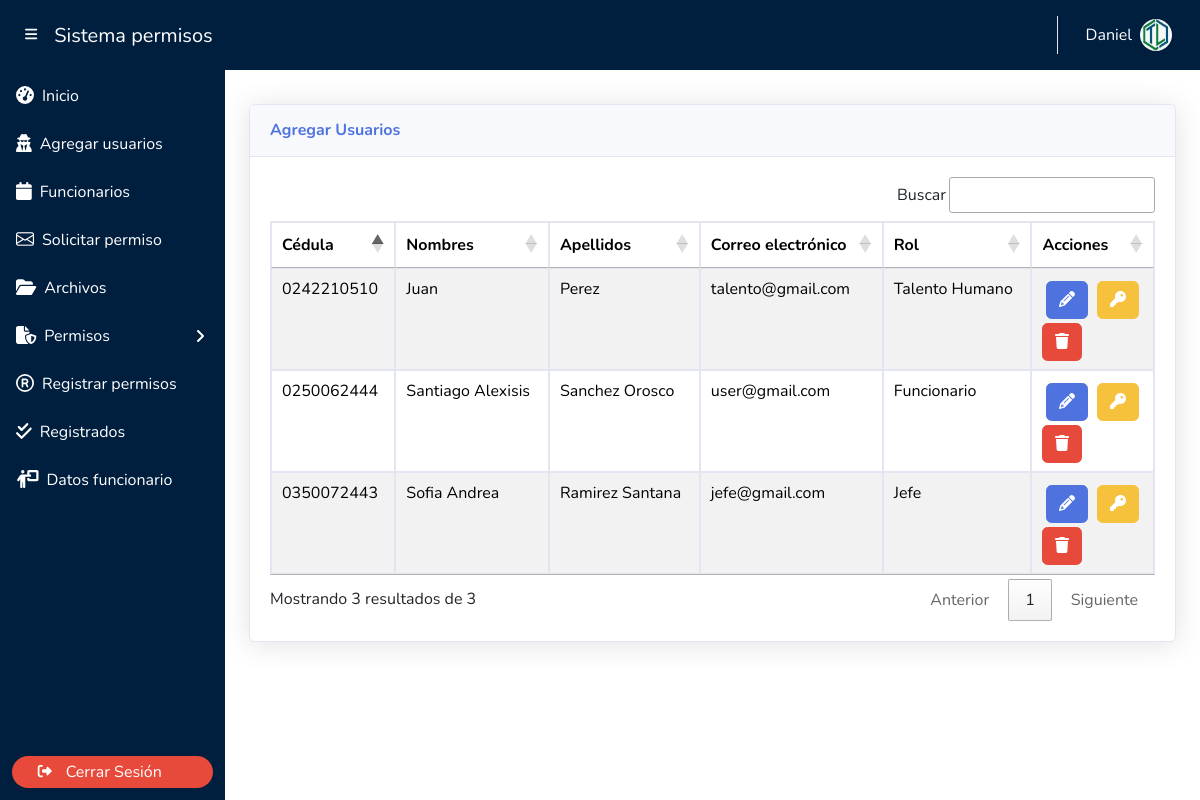
Screenshot of /admin/admin.php (signed in) with the database file from the repository.
### tables this page shows
CREATE TABLE `usuarios` (
  `id_usuarios` int(11) NOT NULL,
  `cedula` varchar(10) NOT NULL,
  `nombres` varchar(200) NOT NULL,
  `apellidos` varchar(200) NOT NULL,
  `email` varchar(250) NOT NULL,
  `usuario` varchar(250) NOT NULL,
  `contraseña` varchar(250) NOT NULL,
  `rol` varchar(400) NOT NULL,
  `fecha_ingreso` date DEFAULT NULL,
  `tiempo_trabajo` int(11) DEFAULT NULL
);

### funciones.php (called while the page is built, shortened)
<?php
function mostrarUsuarios($pdo,$id){
    try {
        $consuta_usuarios = "SELECT id_usuarios,cedula,nombres,apellidos,usuario,contraseña,email,rol,fecha_ingreso,tiempo_trabajo FROM usuarios WHERE id_usuarios <> :id_usuarios AND rol != 'admin'";
        $stmt = $pdo->prepare($consuta_usuarios);
        $stmt->execute([':id_usuarios'=>$id]);
        $resultados = $stmt->fetchAll(PDO::FETCH_ASSOC);
        return $resultados;
    }catch (PDOException $e) {
        return "Error de exención" .$e->getMessage();
    }finally {
        $pdo = null;
    }
}
?>

### admin/admin.php (the view, shortened to what this page needs)
<?php
$id_user = $_SESSION['id_usuarios'];
include_once("../plantilla/header.php")
?>
<div class="container-fluid mt-5">
<?php
include_once "../funciones.php";
include_once "../conexion.php";
$resultados_users = mostrarUsuarios($pdo,$id_user);
?>
        <div class="card shadow mb-4">
            <div class="card-header py-3">
                <h6 class="m-0 font-weight-bold text-primary">Agregar Usuarios</h6>
            </div>
            <div class="card-body">
                <div class="table-responsive">
                    <table class="table table-bordered crud-table" id="tabla_admininstradores">
                        <thead>
                            <tr>
                                <th>Cédula</th>
                                <th>Nombres</th>
                                <th>Apellidos</th>
                                <th>Correo electrónico </th>
                                <th>Rol</th>
                                <th class="exclude">Acciones</th>
                            </tr>
                        </thead>
                        <tbody>
                            <?php
                            foreach ($resultados_users as $key => $valor){
                                $id_usuarios = $valor ["id_usuarios"];
                                $cedula_usuarios = $valor['cedula'];
                                $nombres_usuarios = $valor['nombres'];
                                $apellidos_usuarios = $valor['apellidos'];
                                $usuario = $valor['usuario'];
                                $email_usuarios = $valor['email'];
                                $rolUsuarios = $valor['rol'];
                                $rol_usuarios = ucwords($rolUsuarios);
                                $rol_usuarios = str_replace('_', ' ', $rol_usuarios);
                                $fecha_ingreso = $valor['fecha_ingreso'];
                                $tiempo_trabajo = $valor['tiempo_trabajo'];
                            ?>
                            <tr>
                                <td>
                                    <?= $cedula_usuarios ?>
                                </td>
                                <td>
                                    <?= $nombres_usuarios ?>
                                </td>
                                <td>
                                    <?= $apellidos_usuarios ?>
                                </td>
                                <td>
                                    <?= $email_usuarios ?>
                                </td>
                                <td>
                                    <?= $rol_usuarios ?>
                                </td>
                                <td>
                                    <button class="btn btn-primary m-1" title="Editar datos del usuario"
                                        data-toggle="modal" data-target="#Editar_datos" data-id="<?= $id_usuarios ?>" data-cedula="<?= $cedula_usuarios?>" data-name="<?= $nombres_usuarios ?>" data-lastname="<?= $apellidos_usuarios ?>" data-user="<?= $usuario ?>" data-email="<?= $email_usuarios ?>" data-rol="<?= $rolUsuarios ?>" data-fecha_ingreso="<?= $fecha_ingreso ?>" data-tiempo_trabajo="<?= $tiempo_trabajo ?>" onclick="cargarDatos(this)">
                                        <i class="fa-solid fa-pencil"></i>
                                    </button>
                                    <button class="btn btn-warning" title="Recuperar contraseña" data-toggle="modal"
                                        data-target="#Recuperar" data-id="<?= $id_usuarios ?>" onclick="recuperar(this)">
                                        <i class="fa-solid fa-key"></i>
                                    </button>
                                    <button class="btn btn-danger" title="Eliminar" data-toggle="modal"
                                        data-target="#Eliminar" data-id="<?= $id_usuarios ?>" onclick="eliminar(this)">
                                        <i class="fas fa-trash"></i>
                                    </button>
                                </td>
                            </tr>
                            <?php
                                };
                            ?>
                        </tbody>
                    </table>
                </div>
            </div>
        </div>
    </div>
<?php include_once("../plantilla/footer.php")?>

### rows the page displays
usuarios: cedula "0250062444", nombres "Santiago Alexisis", apellidos "Sanchez Orosco", email "user@gmail.com", rol "Funcionario"
usuarios: cedula "0350072443", nombres "Sofia Andrea", apellidos "Ramirez Santana", email "jefe@gmail.com", rol "Jefe"
usuarios: cedula "0242210510", nombres "Juan", apellidos "Perez", email "talento@gmail.com", rol "Talento Humano"

### other values shown
$nombre "Daniel"
